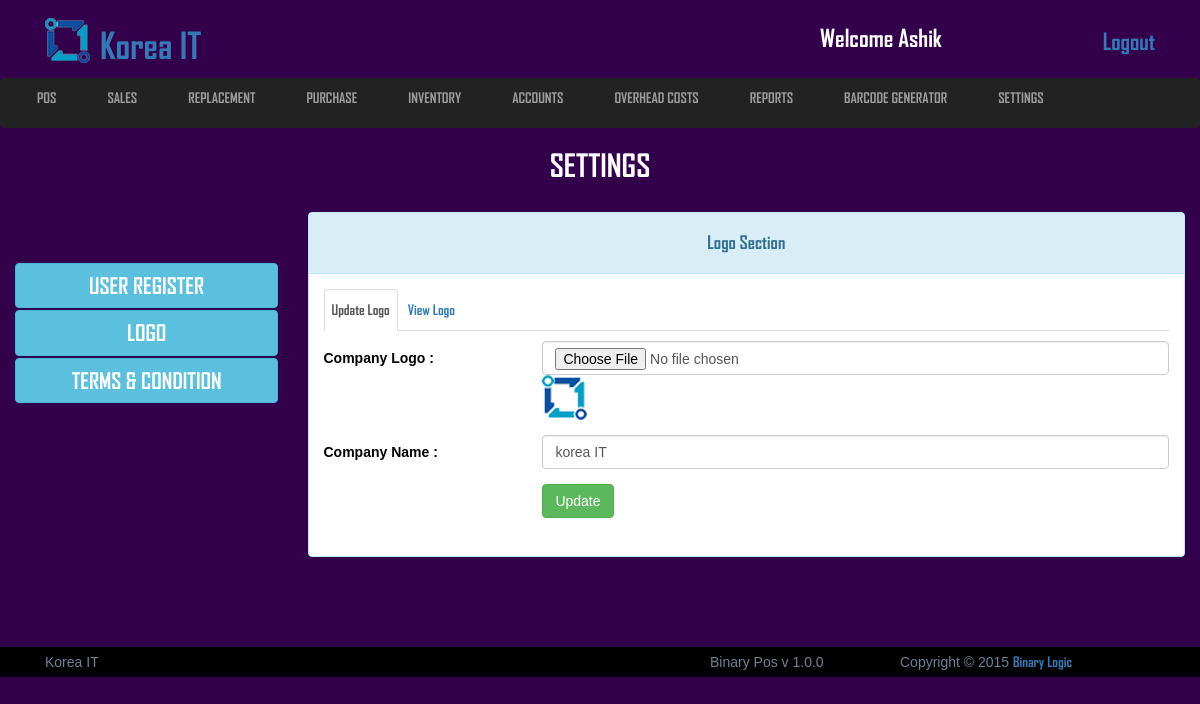
Page /view/setting-logo.php (signed in) on the committed database.
### tables this page shows
CREATE TABLE `logo_section` (
  `id` int(11) NOT NULL,
  `image` varchar(255) NOT NULL,
  `name` varchar(100) NOT NULL
);

### view/setting-logo.php (the view, shortened to what this page needs)
<?php include('config.php'); ?>
 <?php
 	$startement = $db->prepare("SELECT * FROM logo_section WHERE id=1");
 	$startement->execute();
 	$result = $startement->fetchAll(PDO::FETCH_ASSOC);
  ?>
 	<?php include('includes/setting_top_sidebar.php'); ?>
			<div class="col-md-9 no_padding">
				<div class="panel panel-info no_margin">
					  <div class="panel-heading"><h4 style="text-align:center;">Logo Section</h4></div>
					  	<div class="panel-body">
					  		<div>
							  <ul class="nav nav-tabs" role="tablist">
							    <li role="presentation" class="active"><a href="#home" aria-controls="home" role="tab" data-toggle="tab">Update Logo</a></li>
							    <li role="presentation"><a href="#profile" aria-controls="profile" role="tab" data-toggle="tab">View Logo</a></li>
							  </ul>
							  <div class="tab-content"style="min-height:200px;margin-top:10px;">
							    <div role="tabpanel" class="tab-pane active" id="home">
							    	<form class="form-horizontal" action="" method="POST" enctype="multipart/form-data">
									  <div class="form-group">
									    <label for="inputCompanyLogo3" class="col-sm-3 control-label">Company Logo :</label>
									    <div class="col-sm-9">
									      <input name="image" type="file" class="form-control" id="inputCompanyLogo3">
									      <tr><td><img class="logo_image" src="uploads/logo/<?php echo $image; ?>" alt=""></td></tr>
									    </div>
									  </div>
									  <div class="form-group">
									    <label for="inputLogoName3" class="col-sm-3 control-label">Company Name :</label>
									    <div class="col-sm-9">
									      <input name="name" type="text" class="form-control" id="inputLogoName3"value="<?php echo $name; ?>">
									    </div>
									  </div>
									  <div class="form-group">
									    <div class="col-sm-offset-3 col-sm-9">
									      <button name="update" type="submit" class="btn btn-success">Update</button>
									    </div>
									  </div>
									</form>
							    </div>
							  </div>
							</div>
						</div>
					</div>
			</div>
		</div>
	</div>
</section>
	<?php include('includes/footer.php'); ?>

### view/includes/header_top.php (shortened to what this page needs)
<?php include('config.php'); ?>
<div class="header_top">
	<div class="col-md-8">
		<?php
		 	$startement = $db->prepare("SELECT * FROM logo_section WHERE id=1");
		 	$startement->execute();
		 	$result = $startement->fetchAll(PDO::FETCH_ASSOC);
		 	foreach ($result as $row) {
		 		$image = $row['image'];
		 		$name = $row['name'];
		 	}
		  ?>
		<a href="#"><img src="uploads/logo/<?php echo $image; ?>" alt="logo"><h1> <?php echo $name; ?></h1></a>
	</div>
	<div class="col-md-4">
		<ul class="header_top_aside">
			<li><h3>welcome <?php if(isset($_SESSION["username"])){echo $_SESSION["username"];} ?></h3></li>
			<li style="float:right"><a href="index.php">Logout</a></li>
		</ul>
	</div>
</div>

### view/css/style.css (style rules this page uses)
* { margin: 0; padding: 0; }
body { background: #33004B;color: #fff;font-family: 'arial'; }
h1,h2,h3,h4,a { font-family: 'AGENCYB'; }
.no_margin { margin: 0; }
.no_padding { padding: 0; }
.panel-body { color: #000; }
.form-horizontal .control-label { text-align: left; }
.header_section .header_top { width: 100%;overflow: hidden; }
.header_section .header_top a { text-decoration: none; }
.header_section .header_top a img { margin-top: -30px; margin-right: 10px; }
.header_section .header_top a h1 { display: inline-block;margin-top: 20px; }
.header_section .header_top .header_top_aside { width: 100%;overflow: hidden; margin: 20px 0; }
.header_section .header_top .header_top_aside li { list-style: none;float: left;margin-left: 15px; }
.header_section .header_top .header_top_aside li h3 { margin: 0; }
.header_section .header_top .header_top_aside li a { text-decoration: none;font-size: 23px; }

### view/includes/header_top.php (style rules this page uses)
h3 { text-transform: capitalize; }
h1 { text-transform: capitalize; }
img { width: 45px;height: 45px; }

### rows in the picture
logo_section: image (picture), name "Korea IT"

### other values in the picture
$_SESSION["username"] "Ashik"
